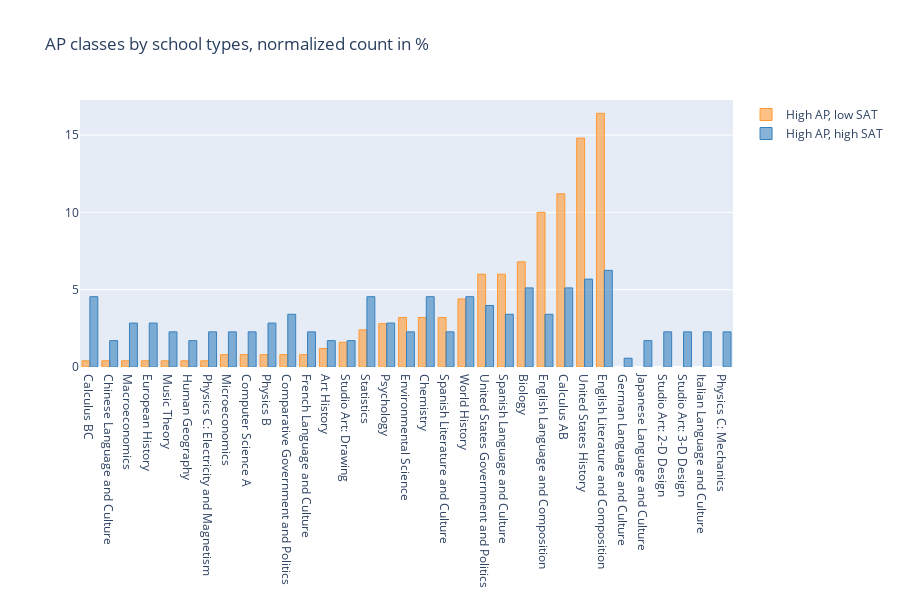

Notebook code cell kept with this figure:
### Markdown cell above
For the subset with low average SAT scores but above AP-shares, "advancedplacement_courses" are very often "English Literature..." or "English Language and Composition". <br>

### Code cell
print('Interactive Map - AP classes by school types')
# extract and display list of most common AP-coures and plot how often they appear 
# first select other schools for comparison:
high_ap_high_sat = combined[(combined["ap_per"]>25)&
                            (combined["ap_per"]<50)&
                            (combined["sat_score"]>1300)]

# define loop trough subsets and extract relative distribution of ap_courses
subsets = {"High AP, low SAT": high_ap_low_sat,
           "High AP, high SAT": high_ap_high_sat}
subsets_ap_courses = pd.DataFrame()

for k, v in subsets.items():
    ap_courses = v["advancedplacement_courses"].str.split(",",expand=True)
    ap_courses_melted = ap_courses.melt()["value"].str.strip().value_counts(normalize=True).sort_values()
    ap_courses_melted.name = k
    subsets_ap_courses = pd.concat([subsets_ap_courses, ap_courses_melted], axis=1)

ax = (subsets_ap_courses*100).iplot(kind="bar", 
                            #figsize=(10,7), 
                            layout = dict(title="AP classes by school types, normalized count in %",
                                          xaxis=dict(automargin=True), hovermode="x", height=600))

### Figure 1 — Plotly figure (JSON) as saved in the notebook; plotly's stock layout.template omitted (floating-point values rounded to 4 significant figures)
{"data": [{"marker": {"color": "rgba(255, 153, 51, 0.6)", "line": {"color": "rgba(255, 153, 51, 1.0)", "width": 1}}, "name": "High AP, low SAT", "orientation": "v", "text": "", "type": "bar", "x": ["Calculus BC", "Chinese Language and Culture", "Macroeconomics", "European History", "Music Theory", "Human Geography", "Physics C: Electricity and Magnetism", "Microeconomics", "Computer Science A", "Physics B", "Comparative Government and Politics", "French Language and Culture", "Art History", "Studio Art: Drawing", "Statistics", "Psychology", "Environmental Science", "Chemistry", "Spanish Literature and Culture", "World History", "United States Government and Politics", "Spanish Language and Culture", "Biology", "English Language and Composition", "Calculus AB", "United States History", "English Literature and Composition", "German Language and Culture", "Japanese Language and Culture", "Studio Art: 2-D Design", "Studio Art: 3-D Design", "Italian Language and Culture", "Physics C: Mechanics"], "y": [0.4, 0.4, 0.4, 0.4, 0.4, 0.4, 0.4, 0.8, 0.8, 0.8, 0.8, 0.8, 1.2, 1.6, 2.4, 2.8, 3.2, 3.2, 3.2, 4.4, 6, 6, 6.8, 10, 11.2, 14.8, 16.4, "", "", "", "", "", ""]}, {"marker": {"color": "rgba(55, 128, 191, 0.6)", "line": {"color": "rgba(55, 128, 191, 1.0)", "width": 1}}, "name": "High AP, high SAT", "orientation": "v", "text": "", "type": "bar", "x": ["Calculus BC", "Chinese Language and Culture", "Macroeconomics", "European History", "Music Theory", "Human Geography", "Physics C: Electricity and Magnetism", "Microeconomics", "Computer Science A", "Physics B", "Comparative Government and Politics", "French Language and Culture", "Art History", "Studio Art: Drawing", "Statistics", "Psychology", "Environmental Science", "Chemistry", "Spanish Literature and Culture", "World History", "United States Government and Politics", "Spanish Language and Culture", "Biology", "English Language and Composition", "Calculus AB", "United States History", "English Literature and Composition", "German Language and Culture", "Japanese Language and Culture", "Studio Art: 2-D Design", "Studio Art: 3-D Design", "Italian Language and Culture", "Physics C: Mechanics"], "y": [4.545, 1.705, 2.841, 2.841, 2.273, 1.705, 2.273, 2.273, 2.273, 2.841, 3.409, 2.273, 1.705, 1.705, 4.545, 2.841, 2.273, 4.545, 2.273, 4.545, 3.977, 3.409, 5.114, 3.409, 5.114, 5.682, 6.25, 0.5682, 1.705, 2.273, 2.273, 2.273, 2.273]}], "layout": {"height": 600, "hovermode": "x", "title": {"text": "AP classes by school types, normalized count in %"}, "xaxis": {"automargin": true}}}
